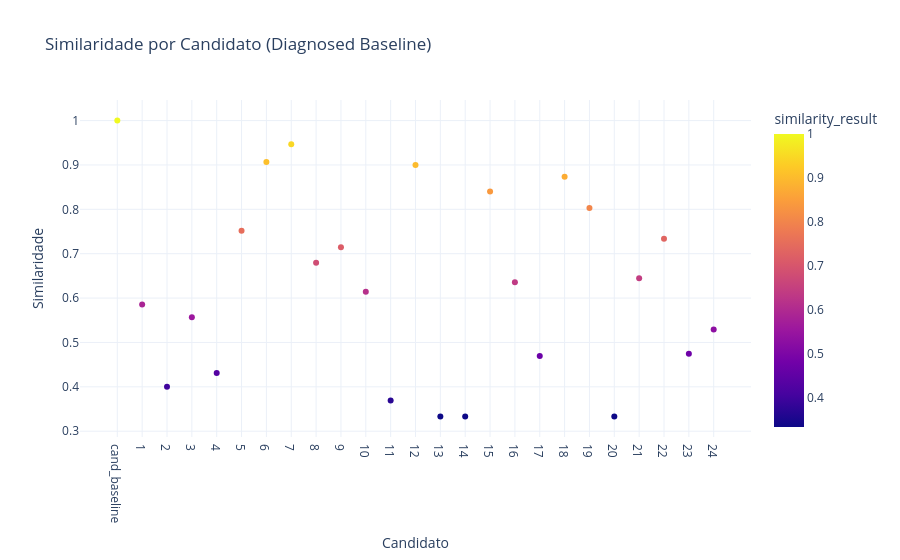

The code cell stored with this chart in its notebook:
### Code cell
df_baseline = df[df['diagnosed_name'] == 'diag_baseline']
df_baseline

import plotly.express as px

fig = px.scatter(
    df_baseline,
    x='candidate_name',           # eixo X: nome do candidato
    y='similarity_result',        # eixo Y: similaridade
    color='similarity_result',    # cor dos pontos pela similaridade
    hover_data=['candidate_given', 'candidate_then'],  # informações extras no hover
    title='Similaridade por Candidato (Diagnosed Baseline)'
)
fig.update_layout(
    xaxis_title='Candidato',
    yaxis_title='Similaridade',
    template='plotly_white'
)
fig.show()

### Figure 1 — Plotly figure (JSON) as saved in the notebook; plotly's stock layout.template omitted (floating-point values rounded to 4 significant figures)
{"data": [{"customdata": [["p1 >= 50 AND p2 >= 50 AND p3 >= 50 AND p4 >= 50 AND p5 >= 50", "p6 >= 50 AND p7 >= 50 AND p8 >= 50 AND p9 >= 50 AND p10 >= 50"], ["p1 <= 40 AND p2 >= 55 AND p3 >= 50 AND p4 <= 60 AND p5 <= 50", "p10 >= 55 AND p16 > 60 AND p6 < 65 AND p7 <= 50 AND p8 <= 40 AND p9 > 40"], ["p4 < 60 AND p8 > 55 AND p1 >= 50 AND p14 <= 40", "p14 > 65 AND p17 <= 60 AND p1 > 40 AND p6 >= 50 AND p13 > 60"], ["p1 < 40 AND p2 > 55 AND p3 < 60 AND p4 > 60 AND p5 < 45", "p10 > 65 AND p6 <= 65 AND p7 < 40 AND p8 > 65 AND p9 < 45"], ["p9 < 65 AND p20 < 50 AND p2 >= 45 AND p16 >= 60 AND p4 > 65 AND p19 > 60", "p3 < 65 AND p16 < 40 AND p8 >= 55 AND p18 >= 45 AND p15 > 50 AND p12 > 50"], ["p1 >= 45 AND p2 < 65 AND p3 >= 55 AND p4 >= 40 AND p5 >= 45", "p10 < 45 AND p6 <= 50 AND p7 >= 40 AND p8 >= 45 AND p9 >= 40"], ["p1 >= 55 AND p18 >= 55 AND p2 >= 60 AND p3 >= 50 AND p4 >= 50 AND p5 >= 60", "p10 >= 60 AND p6 >= 60 AND p7 >= 55 AND p8 >= 55 AND p9 >= 60"], ["p1 >= 50 AND p2 >= 50 AND p20 >= 60 AND p3 >= 55 AND p4 >= 55 AND p5 >= 55", "p10 >= 50 AND p6 >= 50 AND p7 >= 60 AND p8 >= 50 AND p9 >= 60"], ["p1 >= 60 AND p2 > 60 AND p3 >= 65 AND p4 < 40 AND p5 <= 45", "p10 >= 50 AND p6 < 55 AND p7 > 45 AND p8 > 40 AND p9 <= 60"], ["p1 >= 55 AND p17 <= 60 AND p2 > 60 AND p3 > 45 AND p4 >= 45 AND p5 < 55", "p10 < 55 AND p6 < 60 AND p7 >= 65 AND p8 > 65 AND p9 >= 65"], ["p1 >= 40 AND p3 > 45 AND p5 > 55 AND p17 > 55 AND p18 < 65", "p15 > 65 AND p6 > 45 AND p17 > 60 AND p10 > 50"], ["p17 <= 45 AND p18 < 60 AND p4 > 55", "p13 < 60 AND p19 <= 50 AND p15 >= 55 AND p16 >= 60 AND p12 < 60 AND p8 > 60"], ["p1 >= 60 AND p2 >= 60 AND p3 >= 60 AND p4 >= 60 AND p5 >= 55", "p10 >= 55 AND p16 >= 60 AND p6 >= 60 AND p7 >= 50 AND p8 >= 60 AND p9 >= 50"], ["p16 <= 45 AND p13 < 45 AND p1 >= 50 AND p3 < 55 AND p14 >= 50", "p8 < 60 AND p18 >= 45 AND p19 < 50"], ["p7 > 55 AND p6 > 45 AND p19 < 55 AND p18 <= 40 AND p11 > 40 AND p8 <= 55", "p3 >= 55 AND p7 > 40 AND p11 <= 65 AND p10 < 50"], ["p1 >= 55 AND p13 >= 50 AND p2 >= 60 AND p3 >= 55 AND p4 >= 60 AND p5 >= 60", "p10 >= 55 AND p16 >= 60 AND p7 >= 55 AND p8 >= 50 AND p9 >= 60"], ["p1 > 40 AND p19 <= 65 AND p2 > 65 AND p3 >= 65 AND p4 >= 50 AND p5 < 65", "p10 <= 65 AND p6 <= 65 AND p7 >= 55 AND p8 <= 45 AND p9 < 55"], ["p3 > 50 AND p18 <= 65 AND p4 >= 50 AND p13 >= 45", "p9 > 65 AND p2 <= 55 AND p17 >= 60"], ["p1 >= 50 AND p19 >= 50 AND p3 >= 55 AND p4 >= 60 AND p5 >= 55", "p10 >= 60 AND p18 >= 55 AND p6 >= 50 AND p7 >= 55 AND p8 >= 50 AND p9 >= 50"], ["p1 > 40 AND p2 > 65 AND p3 >= 65 AND p4 > 50 AND p5 > 60", "p10 > 45 AND p6 > 50 AND p7 >= 55 AND p8 <= 55 AND p9 < 65"], ["p7 < 45 AND p18 < 55 AND p12 < 60 AND p10 <= 55", "p17 > 45 AND p9 < 55 AND p2 <= 40 AND p1 > 65 AND p10 > 40"], ["p1 >= 60 AND p2 >= 45 AND p3 > 45 AND p4 <= 50 AND p5 <= 65", "p10 <= 60 AND p6 > 60 AND p7 <= 50 AND p8 < 60 AND p9 >= 55"], ["p1 < 40 AND p2 > 65 AND p3 >= 45 AND p4 >= 55 AND p5 >= 40", "p10 >= 45 AND p20 >= 45 AND p6 <= 50 AND p7 > 50 AND p8 <= 65 AND p9 >= 65"], ["p18 >= 50 AND p3 < 45 AND p1 > 45 AND p5 > 50 AND p20 > 40 AND p2 <= 45 AND p19 >= 50", "p7 >= 50 AND p13 <= 45 AND p12 <= 50 AND p19 < 50 AND p10 <= 45 AND p14 <= 55 AND p9 > 60"], ["p4 < 60 AND p14 <= 65 AND p10 < 45 AND p13 > 55 AND p3 >= 40 AND p1 >= 40", "p14 >= 60 AND p1 <= 65 AND p9 > 65 AND p10 > 55 AND p7 > 40"]], "hovertemplate": "candidate_name=%{x}<br>similarity_result=%{marker.color}<br>candidate_given=%{customdata[0]}<br>candidate_then=%{customdata[1]}<extra></extra>", "legendgroup": "", "marker": {"color": [1.0, 0.5857, 0.4, 0.5567, 0.4309, 0.7518, 0.9068, 0.9468, 0.6795, 0.7147, 0.6145, 0.3694, 0.9001, 0.3333, 0.3333, 0.8401, 0.6357, 0.4694, 0.8735, 0.8028, 0.3333, 0.6445, 0.7336, 0.4745, 0.5294], "coloraxis": "coloraxis", "symbol": "circle"}, "mode": "markers", "name": "", "orientation": "v", "showlegend": false, "type": "scatter", "x": ["cand_baseline", "1", "2", "3", "4", "5", "6", "7", "8", "9", "10", "11", "12", "13", "14", "15", "16", "17", "18", "19", "20", "21", "22", "23", "24"], "xaxis": "x", "y": [1.0, 0.5857, 0.4, 0.5567, 0.4309, 0.7518, 0.9068, 0.9468, 0.6795, 0.7147, 0.6145, 0.3694, 0.9001, 0.3333, 0.3333, 0.8401, 0.6357, 0.4694, 0.8735, 0.8028, 0.3333, 0.6445, 0.7336, 0.4745, 0.5294], "yaxis": "y"}], "layout": {"coloraxis": {"colorbar": {"title": {"text": "similarity_result"}}, "colorscale": [[0, "#0d0887"], [0.1111, "#46039f"], [0.2222, "#7201a8"], [0.3333, "#9c179e"], [0.4444, "#bd3786"], [0.5556, "#d8576b"], [0.6667, "#ed7953"], [0.7778, "#fb9f3a"], [0.8889, "#fdca26"], [1, "#f0f921"]]}, "legend": {"tracegroupgap": 0}, "title": {"text": "Similaridade por Candidato (Diagnosed Baseline)"}, "xaxis": {"anchor": "y", "domain": [0, 1], "title": {"text": "Candidato"}}, "yaxis": {"anchor": "x", "domain": [0, 1], "title": {"text": "Similaridade"}}}}
